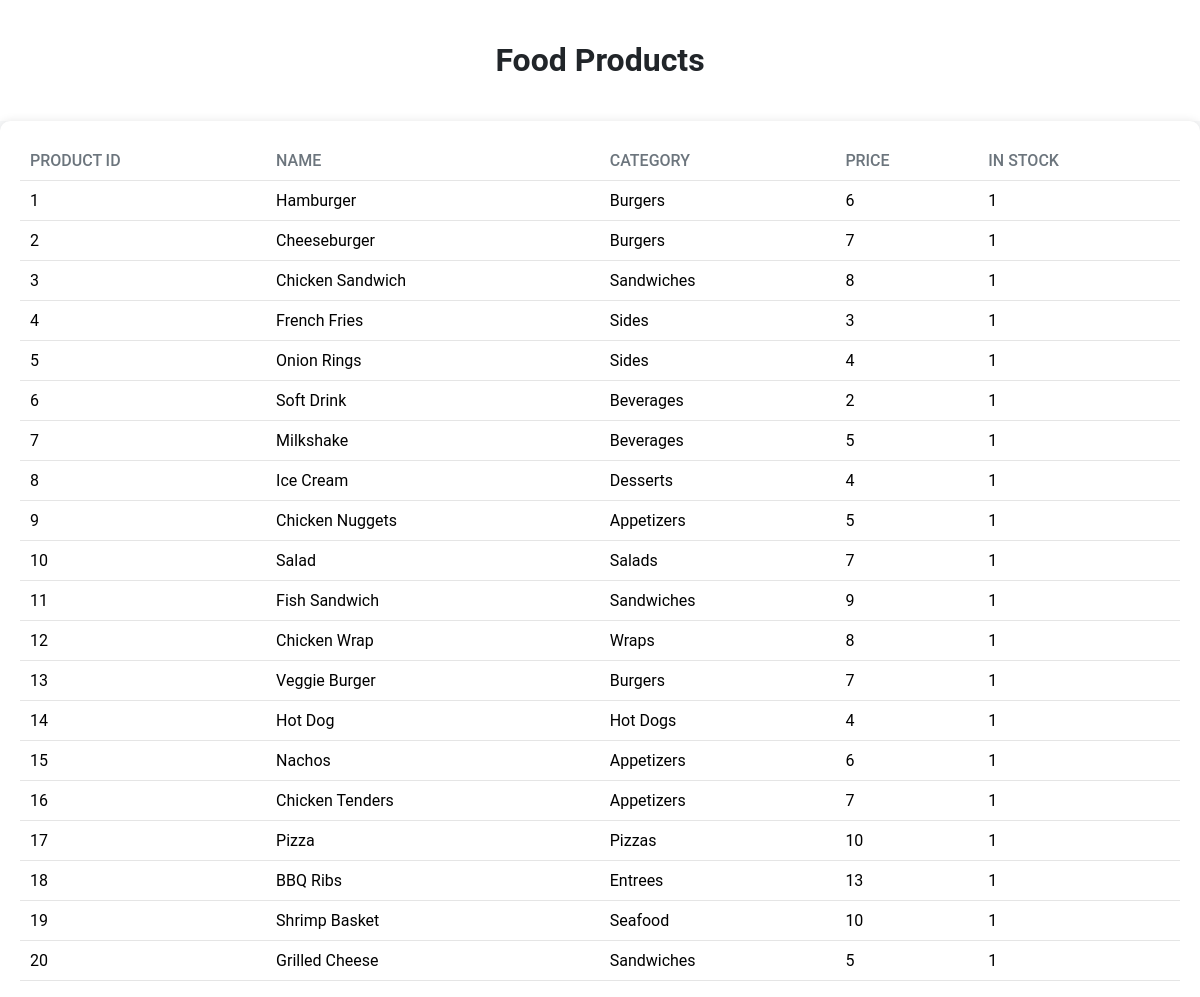
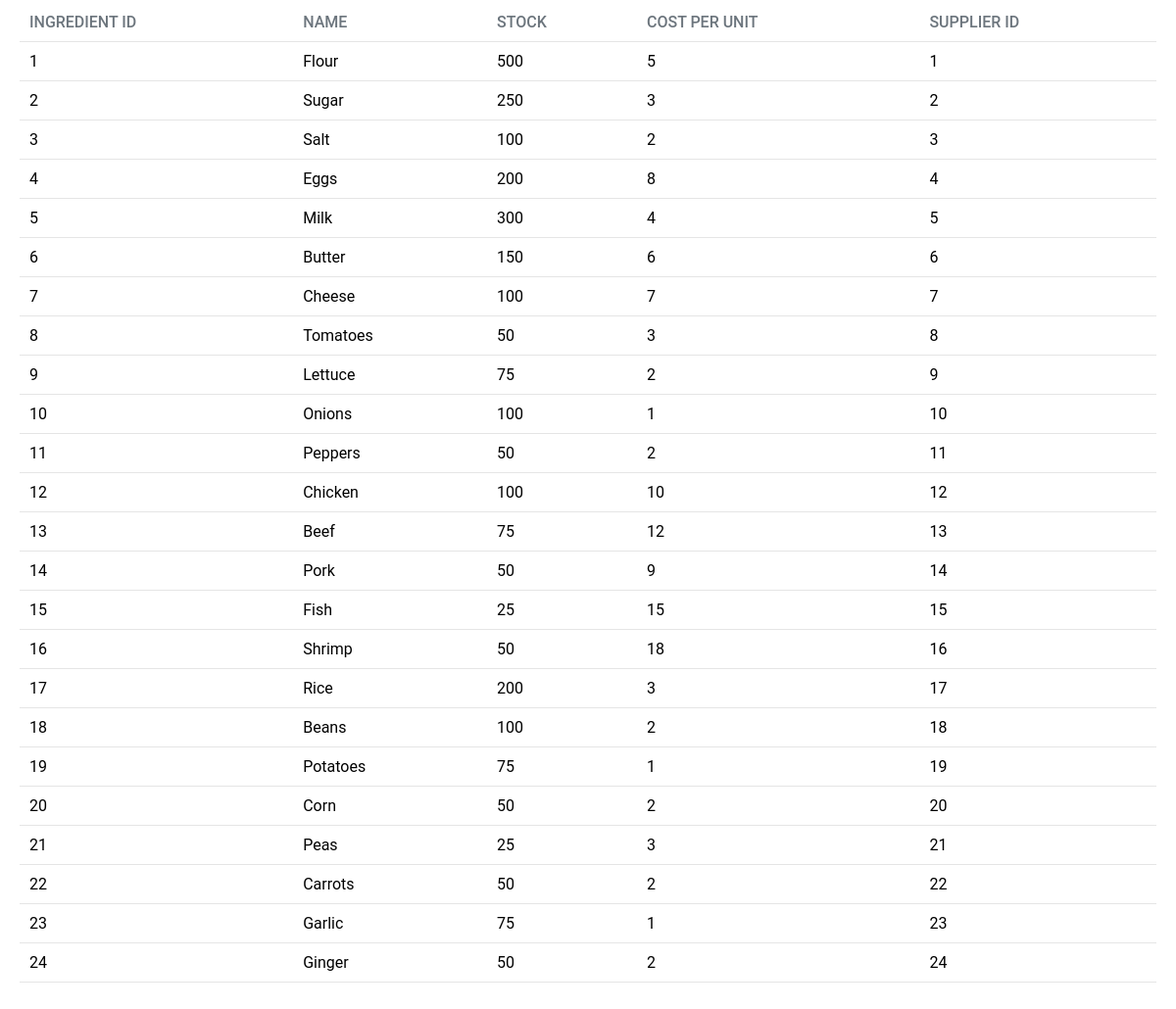
/admin/food.php, run on the app's committed database (2 pictures, top to bottom).
### tables this page shows
CREATE TABLE `products` (
  `product_id` int(11) NOT NULL,
  `name` varchar(100) NOT NULL,
  `category` varchar(50) NOT NULL,
  `price` decimal(10,0) NOT NULL,
  `in_stock` tinyint(1) NOT NULL
);

CREATE TABLE `ingredients` (
  `ing_id` int(11) NOT NULL,
  `ing_name` varchar(100) NOT NULL,
  `stock` int(11) NOT NULL,
  `cost_per_unit` decimal(10,0) NOT NULL,
  `sup_id` int(11) NOT NULL
);

### admin/food.php (the view, shortened to what this page needs)
<?php
include 'constants.php';
?>
<!DOCTYPE html>
<html>
<head>
    <link rel="stylesheet" href="food.css">
</head>
<body>
<div class="heading">
    <h1>Food Products</h1>
</div>
<div class="main-content">
    <div class="table-container">
        <table border="1" class="product-table">
            <tr>
                <th>Product ID</th>
                <th>Name</th>
                <th>Category</th>
                <th>Price</th>
                <th>In Stock</th>
            </tr>
            <?php
            $sql_products = "SELECT product_id, name, category, price, in_stock FROM products";
            $result_products = mysqli_query($conn, $sql_products);
            while ($row_products = mysqli_fetch_assoc($result_products)) {
                echo "<tr>";
                echo "<td>" . $row_products['product_id'] . "</td>";
                echo "<td>" . $row_products['name'] . "</td>";
                echo "<td>" . $row_products['category'] . "</td>";
                echo "<td>" . $row_products['price'] . "</td>";
                echo "<td>" . $row_products['in_stock'] . "</td>";
                echo "</tr>";
            }
            ?>
        </table>
    </div>
    <br>
    <div class="table-container">
        <table border="1" class="ingredient-table">
            <tr>
                <th>Ingredient ID</th>
                <th>Name</th>
                <th>Stock</th>
                <th>Cost Per Unit</th>
                <th>Supplier ID</th>
            </tr>
            <?php
            $sql_ingredients = "SELECT ing_id, ing_name, stock, cost_per_unit, sup_id FROM ingredients";
            $result_ingredients = mysqli_query($conn, $sql_ingredients);
            while ($row_ingredients = mysqli_fetch_assoc($result_ingredients)) {
                echo "<tr>";
                echo "<td>" . $row_ingredients['ing_id'] . "</td>";
                echo "<td>" . $row_ingredients['ing_name'] . "</td>";
                echo "<td>" . $row_ingredients['stock'] . "</td>";
                echo "<td>" . $row_ingredients['cost_per_unit'] . "</td>";
                echo "<td>" . $row_ingredients['sup_id'] . "</td>";
                echo "</tr>";
            }
            ?>
        </table>
    </div>
    <br>
</div>
    </body>
</html>

### admin/food.css (style rules this page uses)
body, table { margin: 0; padding: 0; }
body { font-family: "Roboto", sans-serif; background-color: #f8f9fa; }
.heading { background-color: #ffffff; color: #212529; padding: 20px; text-align: center; }
.main-content { max-width: 1200px; margin: 0 auto; padding: 20px; background-color: #ffffff; border-radius: 10px; box-shadow: 0 0 10px rgba(0, 0, 0, 0.1); }
.table-container { overflow-x: auto; }
table { width: 100%; border-collapse: collapse; border: none; }
th, td { padding: 10px; text-align: left; border: none; border-bottom: 1px solid rgba(0, 0, 0, 0.1); }
th { background-color: #ffffff; color: #6c757d; font-weight: 500; text-transform: uppercase; }

### data on the page
products: product_id "1", name "Hamburger", category "Burgers", price "6", in_stock "1"
products: product_id "2", name "Cheeseburger", category "Burgers", price "7", in_stock "1"
products: product_id "3", name "Chicken Sandwich", category "Sandwiches", price "8", in_stock "1"
products: product_id "4", name "French Fries", category "Sides", price "3", in_stock "1"
products: product_id "5", name "Onion Rings", category "Sides", price "4", in_stock "1"
products: product_id "6", name "Soft Drink", category "Beverages", price "2", in_stock "1"
products: product_id "7", name "Milkshake", category "Beverages", price "5", in_stock "1"
products: product_id "8", name "Ice Cream", category "Desserts", price "4", in_stock "1"
products: product_id "9", name "Chicken Nuggets", category "Appetizers", price "5", in_stock "1"
products: product_id "10", name "Salad", category "Salads", price "7", in_stock "1"
products: product_id "11", name "Fish Sandwich", category "Sandwiches", price "9", in_stock "1"
products: product_id "12", name "Chicken Wrap", category "Wraps", price "8", in_stock "1"
products: product_id "13", name "Veggie Burger", category "Burgers", price "7", in_stock "1"
products: product_id "14", name "Hot Dog", category "Hot Dogs", price "4", in_stock "1"
products: product_id "15", name "Nachos", category "Appetizers", price "6", in_stock "1"
products: product_id "16", name "Chicken Tenders", category "Appetizers", price "7", in_stock "1"
products: product_id "17", name "Pizza", category "Pizzas", price "10", in_stock "1"
products: product_id "18", name "BBQ Ribs", category "Entrees", price "13", in_stock "1"
products: product_id "19", name "Shrimp Basket", category "Seafood", price "10", in_stock "1"
products: product_id "20", name "Grilled Cheese", category "Sandwiches", price "5", in_stock "1"
ingredients: ing_id "1", ing_name "Flour", stock "500", cost_per_unit "5", sup "1"
ingredients: ing_id "2", ing_name "Sugar", stock "250", cost_per_unit "3", sup "2"
ingredients: ing_id "3", ing_name "Salt", stock "100", cost_per_unit "2", sup "3"
ingredients: ing_id "4", ing_name "Eggs", stock "200", cost_per_unit "8", sup "4"
ingredients: ing_id "5", ing_name "Milk", stock "300", cost_per_unit "4", sup "5"
ingredients: ing_id "6", ing_name "Butter", stock "150", cost_per_unit "6", sup "6"
ingredients: ing_id "7", ing_name "Cheese", stock "100", cost_per_unit "7", sup "7"
ingredients: ing_id "8", ing_name "Tomatoes", stock "50", cost_per_unit "3", sup "8"
ingredients: ing_id "9", ing_name "Lettuce", stock "75", cost_per_unit "2", sup "9"
ingredients: ing_id "10", ing_name "Onions", stock "100", cost_per_unit "1", sup "10"
ingredients: ing_id "11", ing_name "Peppers", stock "50", cost_per_unit "2", sup "11"
ingredients: ing_id "12", ing_name "Chicken", stock "100", cost_per_unit "10", sup "12"
ingredients: ing_id "13", ing_name "Beef", stock "75", cost_per_unit "12", sup "13"
ingredients: ing_id "14", ing_name "Pork", stock "50", cost_per_unit "9", sup "14"
ingredients: ing_id "15", ing_name "Fish", stock "25", cost_per_unit "15", sup "15"
ingredients: ing_id "16", ing_name "Shrimp", stock "50", cost_per_unit "18", sup "16"
ingredients: ing_id "17", ing_name "Rice", stock "200", cost_per_unit "3", sup "17"
ingredients: ing_id "18", ing_name "Beans", stock "100", cost_per_unit "2", sup "18"
ingredients: ing_id "19", ing_name "Potatoes", stock "75", cost_per_unit "1", sup "19"
ingredients: ing_id "20", ing_name "Corn", stock "50", cost_per_unit "2", sup "20"
ingredients: ing_id "21", ing_name "Peas", stock "25", cost_per_unit "3", sup "21"
ingredients: ing_id "22", ing_name "Carrots", stock "50", cost_per_unit "2", sup "22"
ingredients: ing_id "23", ing_name "Garlic", stock "75", cost_per_unit "1", sup "23"
ingredients: ing_id "24", ing_name "Ginger", stock "50", cost_per_unit "2", sup "24"
